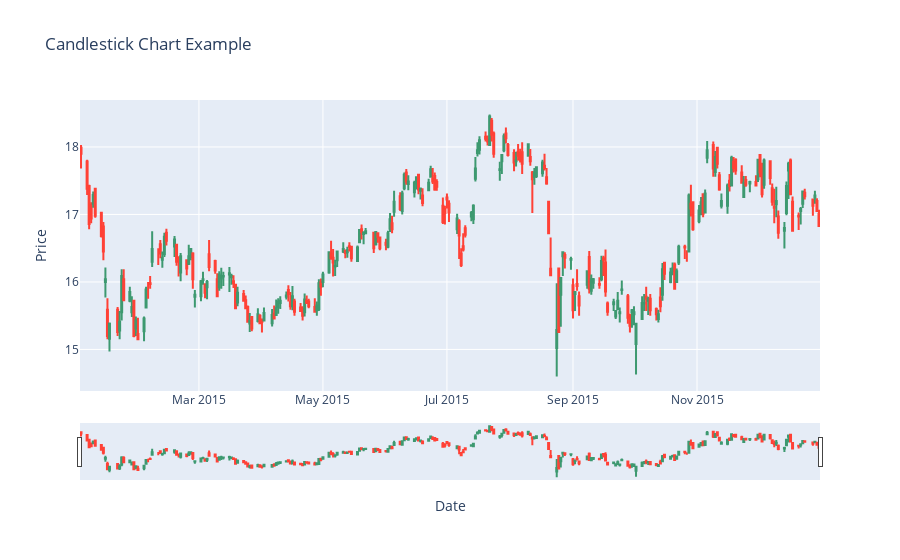

This figure's notebook cell:
### Code cell
# Create a candlestick chart
fig = go.Figure(data=[go.Candlestick(x=Bank_Information2015list,
                open=Bank_Information2015["BAC"]['open'],
                high=Bank_Information2015["BAC"]['high'],
                low=Bank_Information2015["BAC"]['low'],
                close=Bank_Information2015["BAC"]['close'])])

# Customize the chart layout
fig.update_layout(
    title='BAC Information For 2015',
    xaxis_title='Date',
    yaxis_title='Price',
)

# Show the chart
fig.show()

### Figure 1 — Plotly figure (JSON) as saved in the notebook; plotly's stock layout.template omitted (floating-point values rounded to 4 significant figures; data arrays with more than 128 entries replaced by an {"elided": "..."} marker saying what was removed)
{"data": [{"close": {"elided": "252 float values"}, "high": {"elided": "252 float values"}, "low": {"elided": "252 float values"}, "open": {"elided": "252 float values"}, "type": "candlestick", "x": {"elided": "252 str values"}}], "layout": {"title": {"text": "Candlestick Chart Example"}, "xaxis": {"title": {"text": "Date"}}, "yaxis": {"title": {"text": "Price"}}}}
